Frame 1 (no input): blank canvas, image omitted
Frame 60 (no input): blank canvas, image omitted
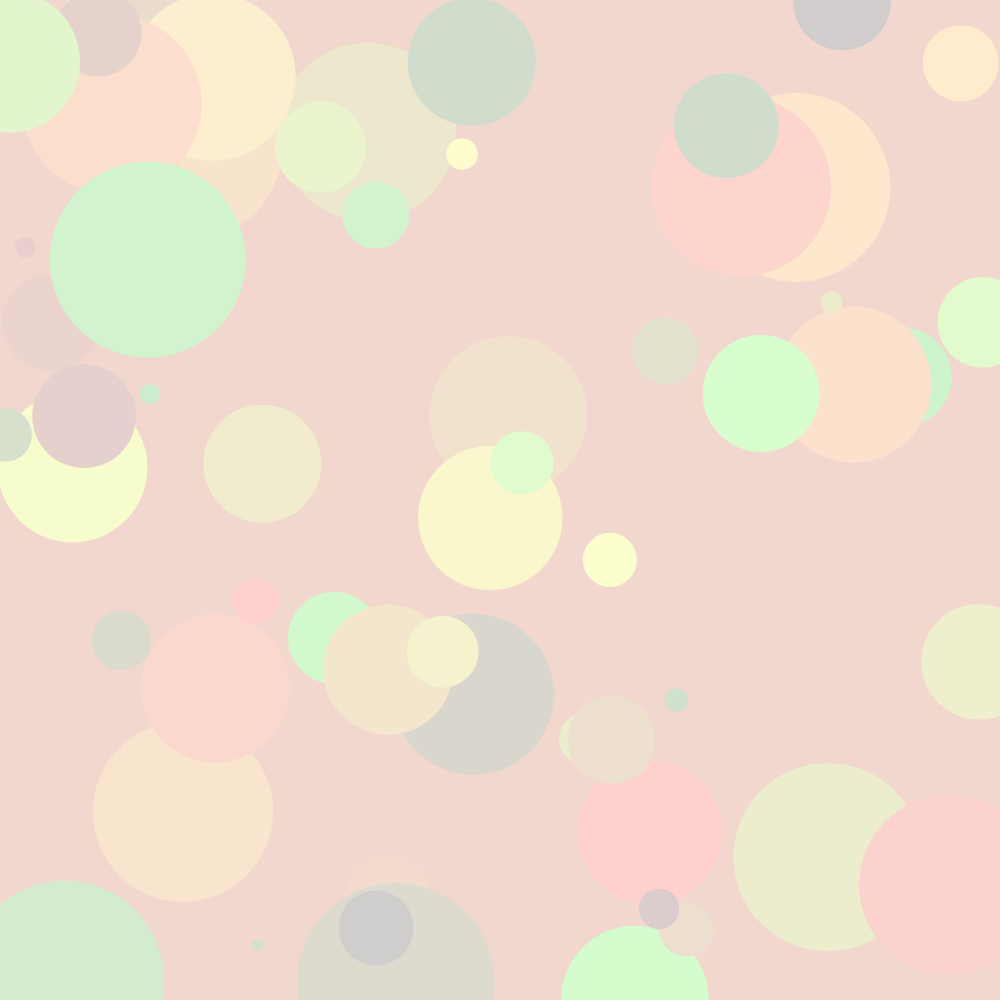
Frame 120 (the mouse pressed at the canvas centre since frame 60)

The p5.js sketch whose frames 1 and 60 were blank and that drew this single picture after the mouse press (run headless with seeded random() and noise() and a simulated clock; from frame 60 on, the mouse is pressed at the canvas centre):

// p5.js sketch
// ── sketch.js
// my stuffs
let restaurant = [
  { name: "McDonald's", food: "10 piece nuggets" },
  { name: "In&Out", food: "double double" },
  { name: "Wendy's", food: "a large sprite" },
  { name: "Chic-fil-A", food: "vanilla ice cream" },
  { name: "Burger King", food: "a milkshake" },
];
let randomIndex;
let backgroundColor;
let animate = false;
function setup() {
  createCanvas(1000, 1000);
  background(color(random(255, 205), random(205, 255), random(205, 205)));
  backgroundColor = color(random(255, 205), random(205, 255), random(205, 205));
  textSize(30);
  fill(0);
  text("click to begin", 100, 100);
}
// animate the ellipses
function draw() {
  if (animate == true) {
    noStroke();
    fill(random(255, 205), random(205, 255), random(205, 205))
    ellipse(random(width), random(height), random(10, 200));
  }
}

function randomizer() {
  animate = false;
  if (restaurant[0]) {
    //   get random object from stuffs
    background(backgroundColor);
    randomIndex = int(random(restaurant.length));
      fill(0);

    text(
      ` ${restaurant[randomIndex].food} at
      ${restaurant[randomIndex].name}`,
      width / 2,
      height / 2
    );
    //   and then take that object out of the array
    restaurant.splice(randomIndex, 1);
  } else {
    //   draw the background again so it does not overlay the previous object
    background(backgroundColor);
    // when we show all obejcts, nothing else to show
      fill(0);

    text("Sorry, I don't have anything left :(", width / 4, height / 2);
  }
}
function mousePressed() {
  animate = true;
  setTimeout(randomizer, 1500);
}

// ── style.css
html, body {
  height: 100%;
}

body {
  margin: 0;
  display: flex;

  /* This centers our sketch horizontally. */
  justify-content: center;

  /* This centers our sketch vertically. */
  align-items: center;
}
canvas {

}
#myBox{
  position: absolute;
  text-align: center;

}
